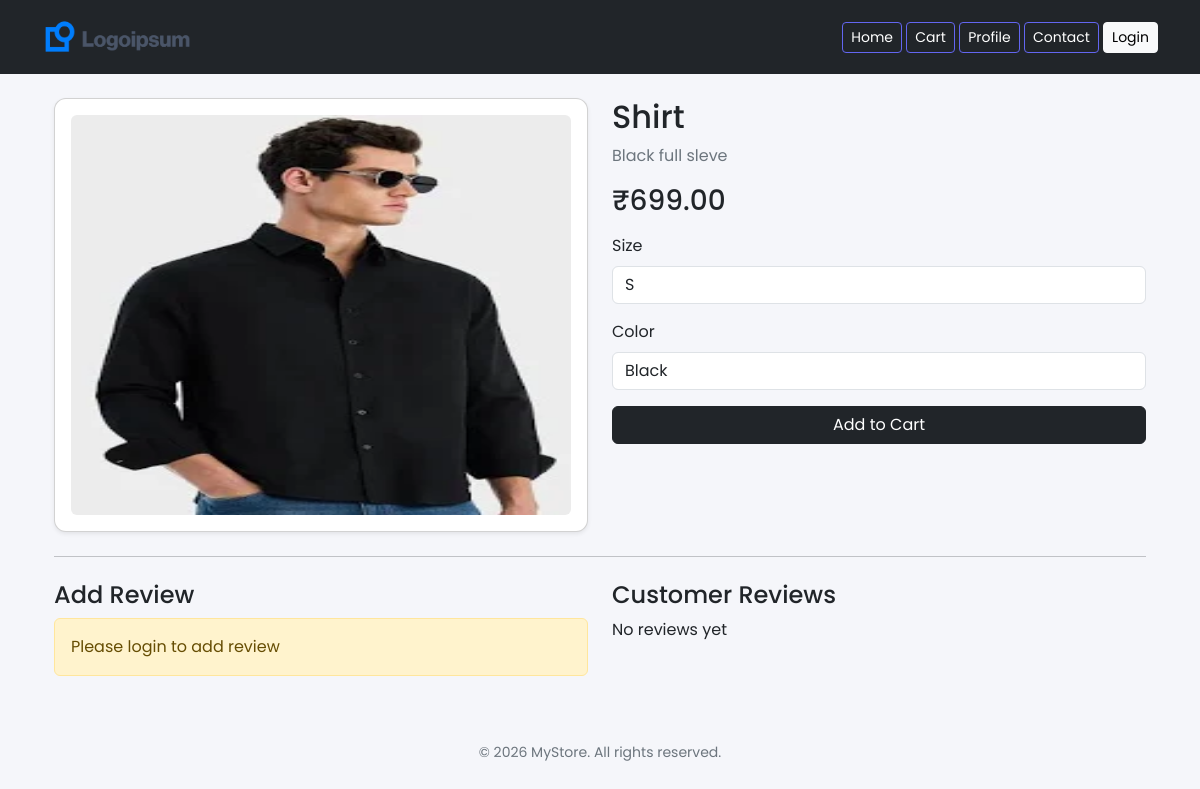
The app's page /product.php?id=3 with its own data.
### tables this page shows
CREATE TABLE `products` (
  `id` int(11) NOT NULL,
  `name` varchar(150) NOT NULL,
  `description` text DEFAULT NULL,
  `price` decimal(10,2) NOT NULL,
  `stock` int(11) NOT NULL,
  `image` varchar(255) DEFAULT NULL,
  `category_id` int(11) DEFAULT NULL,
  `created_at` timestamp NOT NULL DEFAULT current_timestamp(),
  `vendor_id` int(11) DEFAULT 1,
  `is_featured` tinyint(1) DEFAULT 0
);

### product.php (the view, shortened to what this page needs)
<?php
include "db.php";
include "includes/header.php";
$id = intval($_GET['id']);
$product_result = $conn->query("SELECT * FROM products WHERE id=$id");
$product = $product_result->fetch_assoc();
$variations_result = $conn->query("SELECT * FROM product_variations WHERE product_id=$id");
$sizes = [];
$colors = [];
if ($variations_result) {
    while ($v = $variations_result->fetch_assoc()) {
        if ($v['attribute'] == 'size') {
            $sizes[] = $v['value'];
        }
        if ($v['attribute'] == 'color') {
            $colors[] = $v['value'];
        }
    }
}
?>
<div class="container mt-4">
<div class="row">
    <div class="col-md-6">
        <div class="card p-3 text-center shadow-sm">
            <?php if (!empty($product['image'])) { ?>
                <img src="uploads/<?php echo $product['image']; ?>"
                     class="img-fluid rounded" style="max-height:400px;">
            <?php } else { ?>
                <div style="height:300px; display:flex; align-items:center; justify-content:center;">
                    No Image
                </div>
            <?php } ?>
        </div>
    </div>
    <div class="col-md-6">
        <h2><?php echo $product['name']; ?></h2>
        <p class="text-secondary"><?php echo $product['description']; ?></p>
        <h3 class="mb-3">₹<?php echo $product['price']; ?></h3>
        <form method="POST" action="cart.php">
            <?php if (!empty($sizes)) { ?>
                <label class="form-label">Size</label>
                <select name="size" class="form-control mb-3">
                    <?php foreach ($sizes as $s) { ?>
                        <option><?php echo $s; ?></option>
                    <?php } ?>
                </select>
            <?php } ?>
            <?php if (!empty($colors)) { ?>
                <label class="form-label">Color</label>
                <select name="color" class="form-control mb-3">
                    <?php foreach ($colors as $c) { ?>
                        <option><?php echo $c; ?></option>
                    <?php } ?>
                </select>
            <?php } ?>
            <button type="submit" name="add_to_cart" class="btn btn-dark w-100 mb-3">
    Add to Cart
</button>
        </form>
    </div>
</div>
<hr class="my-4">
<div class="row">
    <div class="col-md-6">
        <h4>Add Review</h4>
        <?php if (isset($_SESSION['user'])) { ?>
            <form method="POST">
                <input type="number" name="rating" min="1" max="5"
                       class="form-control mb-2" placeholder="Rating (1-5)" required>
                <textarea name="comment"
                          class="form-control mb-2"
                          placeholder="Write your review" required></textarea>
                <button name="submit_review" class="btn btn-primary w-100">
                    Submit Review
                </button>
            </form>
        <?php } else { ?>
            <div class="alert alert-warning">
                Please login to add review
            </div>
        <?php } ?>
    </div>
    <div class="col-md-6">
        <h4>Customer Reviews</h4>
        <?php
        $reviews = $conn->query("
            SELECT r.*, u.name
            FROM reviews r
            JOIN users u ON r.user_id = u.id
            WHERE product_id=$id
        ");
        if ($reviews && $reviews->num_rows > 0) {
            while ($r = $reviews->fetch_assoc()) {
        ?>
            <div class="card p-3 mb-2 shadow-sm">
                <strong><?php echo $r['name']; ?></strong>
                <div class="text-warning"><?php echo str_repeat("⭐", $r['rating']); ?></div>
                <p class="mb-0"><?php echo $r['comment']; ?></p>
            </div>
        <?php
            }
        } else {
            echo "<p>No reviews yet</p>";
        }
        ?>
    </div>
</div>
</div>
<?php include "includes/footer.php"; ?>

### includes/header.php (style rules this page uses)
body { font-family: 'Poppins', sans-serif; background: #f5f6fa; }
.card { border-radius: 12px; box-shadow: 0 4px 10px rgba(0,0,0,0.08); }
.card { animation: fadeIn 0.5s ease-in-out; }
.card { transition: 0.2s ease; }

### records on screen
products: image (picture), name "Shirt", description "Black full sleve", price "699.00"

### other values on screen
form field size "S"
form field color "Black"
